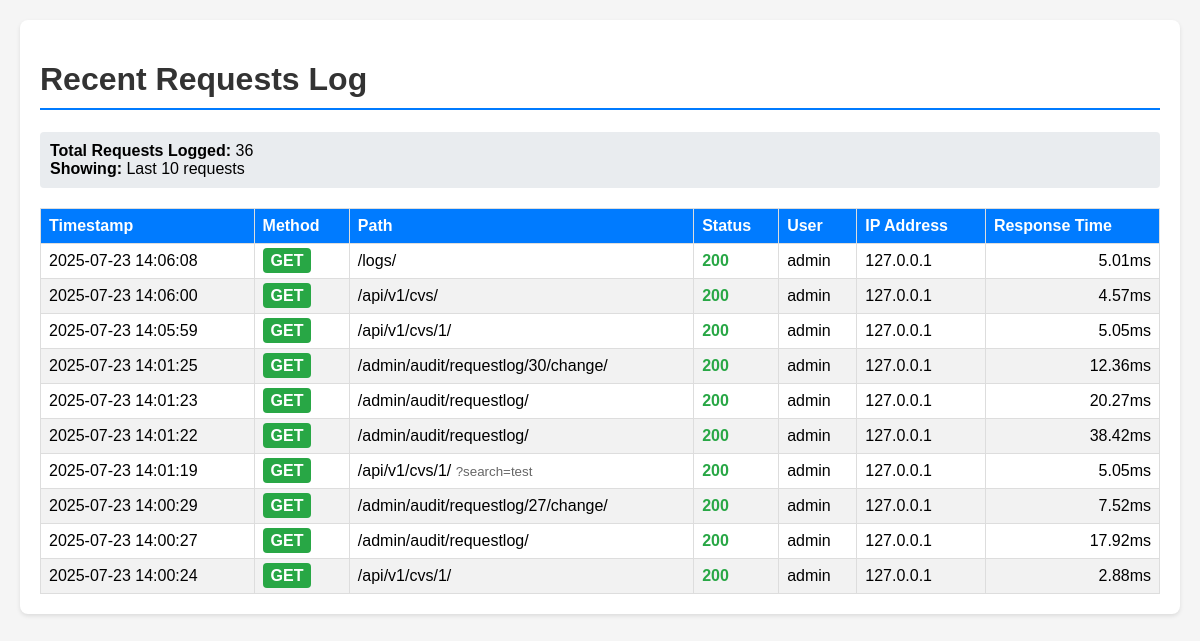
The page /logs/ on the database as committed earlier.
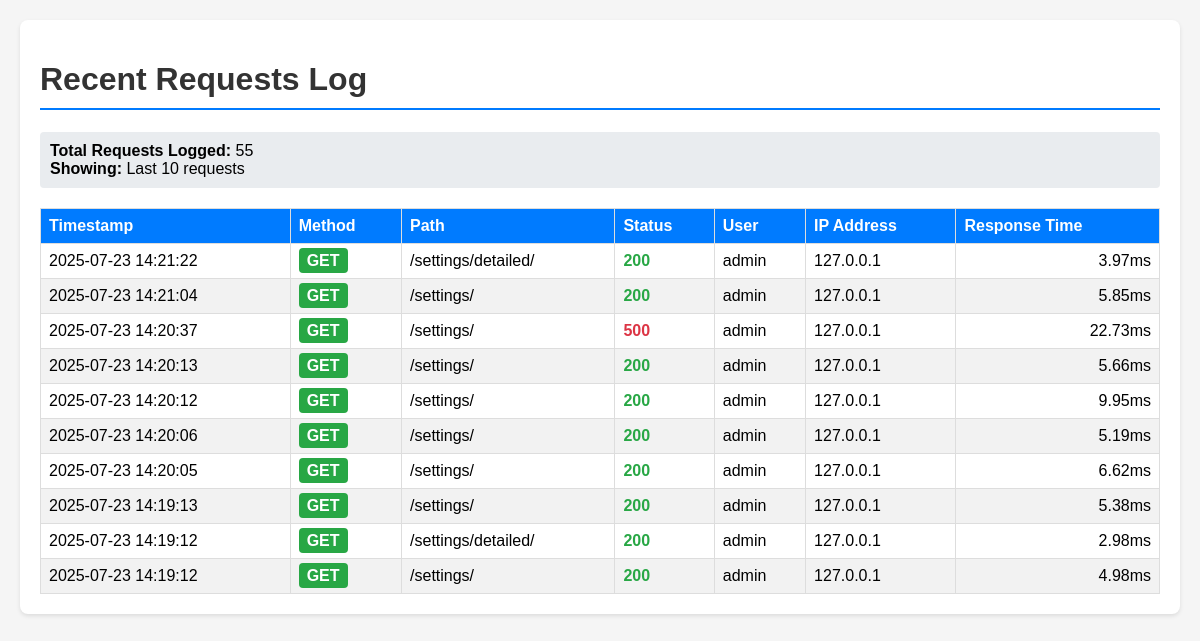
The same page on the database as committed later.
### audit/models.py (models this page shows, shortened)
class RequestLog(models.Model):
    timestamp = models.DateTimeField(auto_now_add=True, db_index=True)
    method = models.CharField(max_length=10, db_index=True)
    path = models.CharField(max_length=500, db_index=True)
    query_string = models.TextField(blank=True)
    remote_ip = models.GenericIPAddressField(null=True, blank=True)
    user_agent = models.TextField(blank=True)
    user = models.ForeignKey(
        User,
        on_delete=models.SET_NULL,
        null=True,
        blank=True,
        related_name="request_logs",
    )
    status_code = models.IntegerField(null=True, blank=True)
    response_time_ms = models.FloatField(
        null=True, blank=True, help_text="Response time in milliseconds"
    )
    content_type = models.CharField(max_length=100, blank=True)
    content_length = models.IntegerField(null=True, blank=True)
    class Meta:
        ordering = ["-timestamp"]
        verbose_name = "Request Log"
        verbose_name_plural = "Request Logs"
        indexes = [
            models.Index(fields=["timestamp", "method"]),
            models.Index(fields=["path", "timestamp"]),
            models.Index(fields=["user", "timestamp"]),
        ]

### audit/views.py (the view)
# urls.py: path("logs/", RecentRequestsView.as_view(), name="recent_requests"),
class RecentRequestsView(ListView):
    model = RequestLog
    template_name = "audit/recent_requests.html"
    context_object_name = "requests"
    queryset = RequestLog.objects.select_related("user").order_by("-timestamp")[:10]
    def get_context_data(self, **kwargs):
        context = super().get_context_data(**kwargs)
        context["total_requests"] = RequestLog.objects.count()
        return context

### audit/templates/audit/recent_requests.html (shortened to what this page needs)
<!DOCTYPE html>
<html lang="en">
<head>
</head>
<body>
    <div class="container">
        <h1>Recent Requests Log</h1>
        <div class="stats">
            <strong>Total Requests Logged:</strong> {{ total_requests }}
            <br>
            <strong>Showing:</strong> Last 10 requests
        </div>
        {% if requests %}
        <table>
            <thead>
                <tr>
                    <th>Timestamp</th>
                    <th>Method</th>
                    <th>Path</th>
                    <th>Status</th>
                    <th>User</th>
                    <th>IP Address</th>
                    <th>Response Time</th>
                </tr>
            </thead>
            <tbody>
                {% for request_log in requests %}
                <tr>
                    <td>{{ request_log.timestamp|date:"Y-m-d H:i:s" }}</td>
                    <td>
                        <span class="method method-{{ request_log.method|lower }}">
                            {{ request_log.method }}
                        </span>
                    </td>
                    <td>
                        {{ request_log.path }}
                        {% if request_log.query_string %}
                        <small style="color: #666;">?{{ request_log.query_string|truncatechars:50 }}</small>
                        {% endif %}
                    </td>
                    <td>
                        {% if request_log.status_code %}
                        <span
                            class="{% if request_log.status_code < 300 %}status-success{% elif request_log.status_code < 400 %}status-redirect{% else %}status-error{% endif %}">
                            {{ request_log.status_code }}
                        </span>
                        {% else %}
                        -
                        {% endif %}
                    </td>
                    <td>
                        {% if request_log.user %}
                        {{ request_log.user.username }}
                        {% else %}
                        <em>Anonymous</em>
                        {% endif %}
                    </td>
                    <td>{{ request_log.remote_ip|default:"-" }}</td>
                    <td class="response-time">
                        {% if request_log.response_time_ms %}
                        {{ request_log.response_time_ms|floatformat:2 }}ms
                        {% else %}
                        -
                        {% endif %}
                    </td>
                </tr>
                {% endfor %}
            </tbody>
        </table>
        {% else %}
        <div class="no-data">
            No requests have been logged yet.
        </div>
        {% endif %}
    </div>
</body>
</html>

Rows that differ between the two databases and show on the page:
no longer on this page (row unchanged): RequestLog: timestamp "2025-07-23 14:06:08", method "GET", path "/logs/", status_code "200", user.username "admin", remote_ip "127.0.0.1", response_time_ms "5.01"
no longer on this page (row unchanged): RequestLog: timestamp "2025-07-23 14:06:00", method "GET", path "/api/v1/cvs/", status_code "200", user.username "admin", remote_ip "127.0.0.1", response_time_ms "4.57"
no longer on this page (row unchanged): RequestLog: timestamp "2025-07-23 14:05:59", method "GET", path "/api/v1/cvs/1/", status_code "200", user.username "admin", remote_ip "127.0.0.1", response_time_ms "5.05"
no longer on this page (row unchanged): RequestLog: timestamp "2025-07-23 14:01:25", method "GET", path "/admin/audit/requestlog/30/change/", status_code "200", user.username "admin", remote_ip "127.0.0.1", response_time_ms "12.36"
no longer on this page (row unchanged): RequestLog: timestamp "2025-07-23 14:01:23", method "GET", path "/admin/audit/requestlog/", status_code "200", user.username "admin", remote_ip "127.0.0.1", response_time_ms "20.27"
no longer on this page (row unchanged): RequestLog: timestamp "2025-07-23 14:01:22", method "GET", path "/admin/audit/requestlog/", status_code "200", user.username "admin", remote_ip "127.0.0.1", response_time_ms "38.42"
no longer on this page (row unchanged): RequestLog: timestamp "2025-07-23 14:01:19", method "GET", path "/api/v1/cvs/1/", query_string "search=test", status_code "200", user.username "admin", remote_ip "127.0.0.1", response_time_ms "5.05"
no longer on this page (row unchanged): RequestLog: timestamp "2025-07-23 14:00:29", method "GET", path "/admin/audit/requestlog/27/change/", status_code "200", user.username "admin", remote_ip "127.0.0.1", response_time_ms "7.52"
no longer on this page (row unchanged): RequestLog: timestamp "2025-07-23 14:00:27", method "GET", path "/admin/audit/requestlog/", status_code "200", user.username "admin", remote_ip "127.0.0.1", response_time_ms "17.92"
no longer on this page (row unchanged): RequestLog: timestamp "2025-07-23 14:00:24", method "GET", path "/api/v1/cvs/1/", status_code "200", user.username "admin", remote_ip "127.0.0.1", response_time_ms "2.88"
added RequestLog: timestamp "2025-07-23 14:21:22", method "GET", path "/settings/detailed/", status_code "200", user.username "admin", remote_ip "127.0.0.1", response_time_ms "3.97"
added RequestLog: timestamp "2025-07-23 14:21:04", method "GET", path "/settings/", status_code "200", user.username "admin", remote_ip "127.0.0.1", response_time_ms "5.85"
added RequestLog: timestamp "2025-07-23 14:20:37", method "GET", path "/settings/", status_code "500", user.username "admin", remote_ip "127.0.0.1", response_time_ms "22.73"
added RequestLog: timestamp "2025-07-23 14:20:13", method "GET", path "/settings/", status_code "200", user.username "admin", remote_ip "127.0.0.1", response_time_ms "5.66"
added RequestLog: timestamp "2025-07-23 14:20:12", method "GET", path "/settings/", status_code "200", user.username "admin", remote_ip "127.0.0.1", response_time_ms "9.95"
added RequestLog: timestamp "2025-07-23 14:20:06", method "GET", path "/settings/", status_code "200", user.username "admin", remote_ip "127.0.0.1", response_time_ms "5.19"
added RequestLog: timestamp "2025-07-23 14:20:05", method "GET", path "/settings/", status_code "200", user.username "admin", remote_ip "127.0.0.1", response_time_ms "6.62"
added RequestLog: timestamp "2025-07-23 14:19:13", method "GET", path "/settings/", status_code "200", user.username "admin", remote_ip "127.0.0.1", response_time_ms "5.38"
added RequestLog: timestamp "2025-07-23 14:19:12", method "GET", path "/settings/detailed/", status_code "200", user.username "admin", remote_ip "127.0.0.1", response_time_ms "2.98"
added RequestLog: timestamp "2025-07-23 14:19:12", method "GET", path "/settings/", status_code "200", user.username "admin", remote_ip "127.0.0.1", response_time_ms "4.98"
Other text that changed with them:
{{ total_requests }}: "36" → "55"
